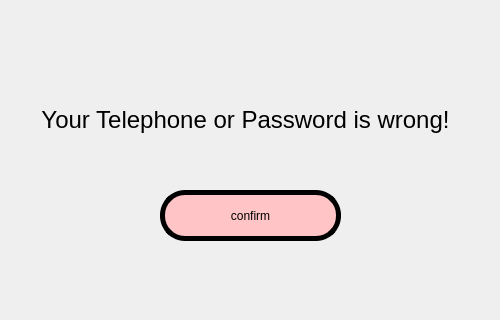
<?xml version="1.0" encoding="UTF-8"?>
<ui version="4.0">
 <class>Error_landing</class>
 <widget class="QDialog" name="Error_landing">
  <property name="geometry">
   <rect>
    <x>0</x>
    <y>0</y>
    <width>500</width>
    <height>320</height>
   </rect>
  </property>
  <property name="windowTitle">
   <string>Dialog</string>
  </property>
  <property name="styleSheet">
   <string notr="true">QDialog#Error_landing {
border-image:url(:/register/按键1.jpg)
}
</string>
  </property>
  <widget class="QPushButton" name="pushButton">
   <property name="geometry">
    <rect>
     <x>160</x>
     <y>190</y>
     <width>181</width>
     <height>51</height>
    </rect>
   </property>
   <property name="styleSheet">
    <string notr="true">QPushButton{
   border-radius: 25px;
   background-color:rgb(255, 196, 197);
   border:5px solid rgb(0, 0, 0);
   font: 20pt &quot;Showcard Gothic&quot;;
}</string>
   </property>
   <property name="text">
    <string>confirm</string>
   </property>
  </widget>
  <widget class="QLabel" name="label">
   <property name="geometry">
    <rect>
     <x>-50</x>
     <y>70</y>
     <width>591</width>
     <height>101</height>
    </rect>
   </property>
   <property name="styleSheet">
    <string notr="true">font: 25pt &quot;Baskerville Old Face&quot;;</string>
   </property>
   <property name="text">
    <string>&lt;html&gt;&lt;head/&gt;&lt;body&gt;&lt;p align=&quot;center&quot;&gt;&lt;span style=&quot; font-size:18pt;&quot;&gt;Your Telephone or Password is wrong!&lt;/span&gt;&lt;/p&gt;&lt;/body&gt;&lt;/html&gt;</string>
   </property>
  </widget>
 </widget>
 <resources>
  <include location="images.qrc"/>
 </resources>
 <connections>
  <connection>
   <sender>pushButton</sender>
   <signal>clicked()</signal>
   <receiver>Error_landing</receiver>
   <slot>close()</slot>
   <hints>
    <hint type="sourcelabel">
     <x>252</x>
     <y>235</y>
    </hint>
    <hint type="destinationlabel">
     <x>197</x>
     <y>253</y>
    </hint>
   </hints>
  </connection>
 </connections>
</ui>
